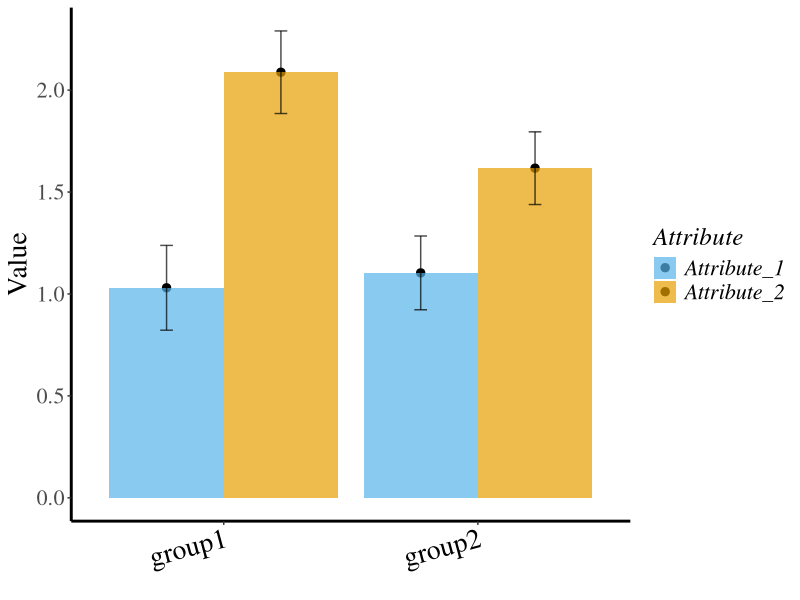
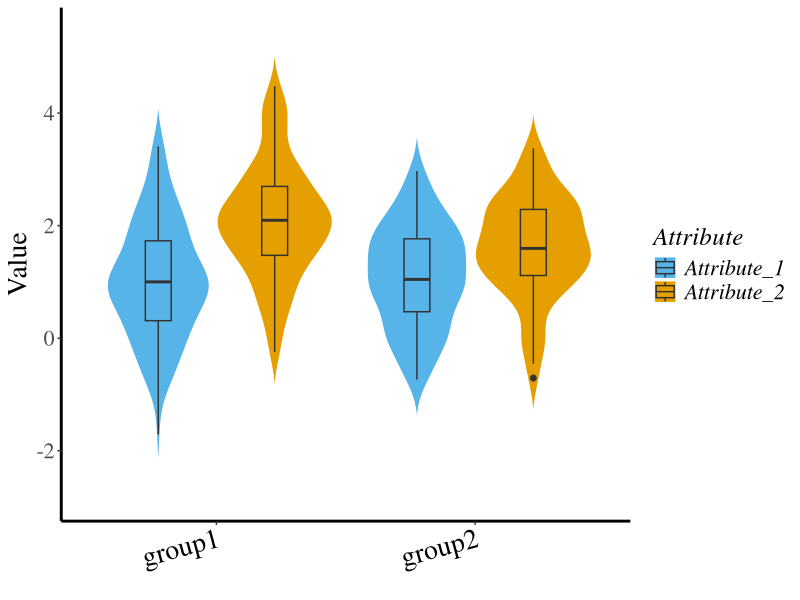
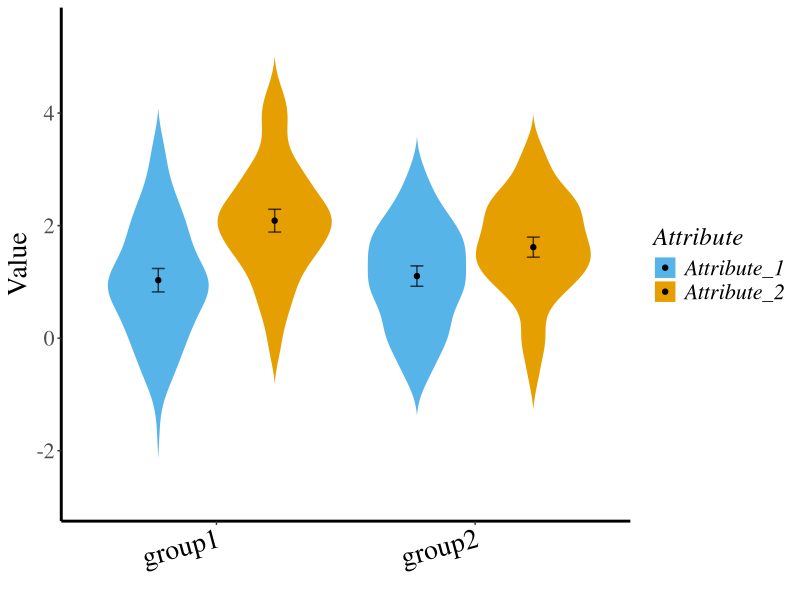
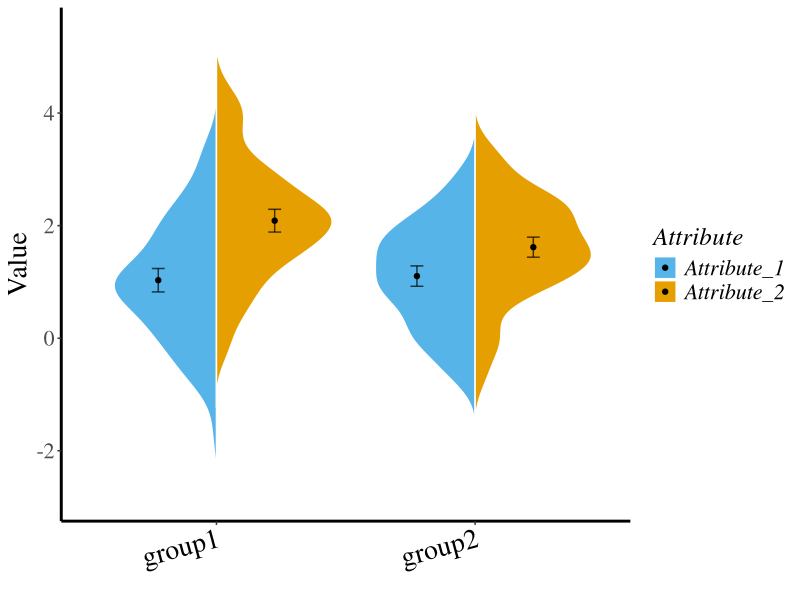

Here is the R script that generated these plots, in order:
## ---- chunk 1
knitr::opts_chunk$set(echo = TRUE)
## ---- chunk 2
rm(list=ls()) #清除工作区
library(ggplot2)

#生成模拟数据
Group <- rep(c("group1","group2"),each=200) #组别变量
Group <- factor(Group) #组别因子化
Attribute <- c(rep("Attribute_1",100),rep("Attribute_2",100),rep("Attribute_1",100),rep("Attribute_2",100)) #每个组别的两个属性
Attribute <- factor(Attribute) #属性因子化
value <- c(rnorm(100)+1,rnorm(100)+2,rnorm(100)+1.2,rnorm(100)+1.5) #随机赋值

Data <- data.frame(Group=Group,Attribute=Attribute,value=value) #生成数据框


#对数据进行统计的函数
#指定分组变量和求值变量后，可计算出不同分组变量(或分组变量间的组合)对应的求值变量的均值，标准差，标准误，置信区间ci

#汇总数据
#计算出计数，平均值，标准差，均值的标准误差和置信区间（默认为95％）
#data：一个数据框
#measurevar：包含要汇总的变量的列的名称
#groupvars：包含分组变量的列名称的向量
#na.rm：一个布尔值，表示是否忽略NA
## conf.interval：置信区间的百分比范围（默认为95％）

## Summarizes data.
## Gives count, mean, standard deviation, standard error of the mean, and confidence interval (default 95%).
##   data: a data frame.
##   measurevar: the name of a column that contains the variable to be summariezed
##   groupvars: a vector containing names of columns that contain grouping variables
##   na.rm: a boolean that indicates whether to ignore NA's
##   conf.interval: the percent range of the confidence interval (default is 95%)
summarySE <- function(data=NULL, measurevar, groupvars=NULL, na.rm=FALSE,
                      conf.interval=.95, .drop=TRUE) {
  library(plyr)
  
  # New version of length which can handle NA's: if na.rm==T, don't count them
  length2 <- function (x, na.rm=FALSE) {
    if (na.rm) sum(!is.na(x))
    else       length(x)
  }
  
  # This does the summary. For each group's data frame, return a vector with
  # N, mean, and sd
  datac <- ddply(data, groupvars, .drop=.drop,
                 .fun = function(xx, col) {
                   c(N    = length2(xx[[col]], na.rm=na.rm),
                     mean = mean   (xx[[col]], na.rm=na.rm),
                     sd   = sd     (xx[[col]], na.rm=na.rm)
                   )
                 },
                 measurevar
  )
  
  # Rename the "mean" column    
  datac <- rename(datac, c("mean" = measurevar))
  
  datac$se <- datac$sd / sqrt(datac$N)  # Calculate standard error of the mean
  
  # Confidence interval multiplier for standard error
  # Calculate t-statistic for confidence interval: 
  # e.g., if conf.interval is .95, use .975 (above/below), and use df=N-1
  ciMult <- qt(conf.interval/2 + .5, datac$N-1)
  datac$ci <- datac$se * ciMult
  
  return(datac)
}


#依据分组对vale进行统计
Data_summary <- summarySE(Data, measurevar="value", groupvars=c("Group","Attribute"))

P1 <- ggplot(Data_summary,aes(x=Group, y=value, fill=Attribute)) + #“fill=”设置填充颜色依据Attribute指定
  geom_point(aes(x=Group, y=value),pch=19,position=position_dodge(0.9),size=2.5)+ #绘制均值为点图
  geom_bar(stat = "identity",position = "dodge",alpha = 0.7) + #绘制条形图
  
  #如果误差条想表示标准差：请设置 ymin = value-sd, ymax=value+sd
  #如果误差条想表示标准误：请设置 ymin = value-se, ymax=value+se
  geom_errorbar(aes(ymin = value-ci, ymax=value+ci), #误差条表示95%的置信区间
                width=0.1, #误差条末端短横线的宽度
                position=position_dodge(0.9), 
                color="black",
                alpha = 0.7,
                size=0.5) +
  scale_fill_manual(values = c("#56B4E9", "#E69F00"))+ #设置填充颜色
  theme_bw()+ #背景变为白色
  theme(axis.text.x=element_text(angle=15,hjust = 1,colour="black",family="Times",size=20), #设置x轴刻度标签的字体显示倾斜角度为15度，并向下调整1(hjust = 1)，字体簇为Times大小为20
        axis.text.y=element_text(family="Times",size=16,face="plain"), #设置y轴刻度标签的字体簇，字体大小，字体样式为plain
        axis.title.y=element_text(family="Times",size = 20,face="plain"), #设置y轴标题的字体属性
        panel.border = element_blank(),axis.line = element_line(colour = "black",size=1), #去除默认填充的灰色，并将x=0轴和y=0轴加粗显示(size=1)
        legend.text=element_text(face="italic", family="Times", colour="black",  #设置图例的子标题的字体属性
                                 size=16),
        legend.title=element_text(face="italic", family="Times", colour="black", #设置图例的总标题的字体属性
                                  size=18),
        panel.grid.major = element_blank(),   #不显示网格线
        panel.grid.minor = element_blank())+  #不显示网格线
  ylab("Value")+xlab("") #设置x轴和y轴的标题

  P1
  jpeg(file = "results_Value_1.jpg",width =1600,height = 2000,units = "px",res =300) #结果保存
  print(P1)
  dev.off()
  

P2<- ggplot(Data, aes(x=Group, y=value,fill=Attribute)) + 
  geom_violin(trim=FALSE,color="white") + #绘制小提琴图, “color=”设置小提琴图的轮廓线的颜色(以下设为背景为白色，其实表示不要轮廓线)
  #"trim"如果为TRUE(默认值),则将小提琴的尾部修剪到数据范围。如果为FALSE,不修剪尾部。
  geom_boxplot(width=0.2,position=position_dodge(0.9))+ #绘制箱线图
  scale_fill_manual(values = c("#56B4E9", "#E69F00"))+ #设置填充的颜色
  theme_bw()+ #背景变为白色
  theme(axis.text.x=element_text(angle=15,hjust = 1,colour="black",family="Times",size=20), #设置x轴刻度标签的字体显示倾斜角度为15度，并向下调整1(hjust = 1)，字体簇为Times大小为20
        axis.text.y=element_text(family="Times",size=16,face="plain"), #设置y轴刻度标签的字体簇，字体大小，字体样式为plain
        axis.title.y=element_text(family="Times",size = 20,face="plain"), #设置y轴标题的字体属性
        panel.border = element_blank(),axis.line = element_line(colour = "black",size=1), #去除默认填充的灰色，并将x=0轴和y=0轴加粗显示(size=1)
        legend.text=element_text(face="italic", family="Times", colour="black",  #设置图例的子标题的字体属性
                                 size=16),
        legend.title=element_text(face="italic", family="Times", colour="black", #设置图例的总标题的字体属性
                                  size=18),
        panel.grid.major = element_blank(),   #不显示网格线
        panel.grid.minor = element_blank())+  #不显示网格线
  ylab("Value")+xlab("") #设置x轴和y轴的标题
  
P2

jpeg(file = "results_Value_2.jpg",width =1600,height = 2000,units = "px",res =300) #结果保存
print(P2)
dev.off()

P3 <- ggplot(Data, aes(x=Group, y=value,fill=Attribute)) + 
  geom_violin(trim=FALSE,color="white") + #绘制小提琴图
  geom_point(data = Data_summary,aes(x=Group, y=value),pch=19,position=position_dodge(0.9),size=1.5)+ #绘制均值为点图
  geom_errorbar(data = Data_summary,aes(ymin = value-ci, ymax=value+ci), #误差条表示95%的置信区间
                width=0.1, #误差条末端短横线的宽度
                position=position_dodge(0.9), 
                color="black",
                alpha = 0.7,
                size=0.5) +
  scale_fill_manual(values = c("#56B4E9", "#E69F00"))+ #设置填充的颜色
  theme_bw()+ #背景变为白色
  theme(axis.text.x=element_text(angle=15,hjust = 1,colour="black",family="Times",size=20), #设置x轴刻度标签的字体显示倾斜角度为15度，并向下调整1(hjust = 1)，字体簇为Times大小为20
        axis.text.y=element_text(family="Times",size=16,face="plain"), #设置y轴刻度标签的字体簇，字体大小，字体样式为plain
        axis.title.y=element_text(family="Times",size = 20,face="plain"), #设置y轴标题的字体属性
        panel.border = element_blank(),axis.line = element_line(colour = "black",size=1), #去除默认填充的灰色，并将x=0轴和y=0轴加粗显示(size=1)
        legend.text=element_text(face="italic", family="Times", colour="black",  #设置图例的子标题的字体属性
                                 size=16),
        legend.title=element_text(face="italic", family="Times", colour="black", #设置图例的总标题的字体属性
                                  size=18),
        panel.grid.major = element_blank(),   #不显示网格线
        panel.grid.minor = element_blank())+  #不显示网格线
  ylab("Value")+xlab("") #设置x轴和y轴的标题

P3 

jpeg(file = "results_Value_3.jpg",width =1600,height = 2000,units = "px",res =300) #结果保存
print(P3)
dev.off()

GeomSplitViolin <- ggproto(
  "GeomSplitViolin", 
  GeomViolin, 
  draw_group = function(self, data, ..., draw_quantiles = NULL) {
    data <- transform(data, 
                      xminv = x - violinwidth * (x - xmin), 
                      xmaxv = x + violinwidth * (xmax - x))
    grp <- data[1,'group']
    newdata <- plyr::arrange(
      transform(data, x = if(grp%%2==1) xminv else xmaxv), 
      if(grp%%2==1) y else -y
    )
    newdata <- rbind(newdata[1, ], newdata, newdata[nrow(newdata), ], newdata[1, ])
    newdata[c(1,nrow(newdata)-1,nrow(newdata)), 'x'] <- round(newdata[1, 'x']) 
    if (length(draw_quantiles) > 0 & !scales::zero_range(range(data$y))) {
      stopifnot(all(draw_quantiles >= 0), all(draw_quantiles <= 1))
      quantiles <- ggplot2:::create_quantile_segment_frame(data, draw_quantiles)
      aesthetics <- data[rep(1, nrow(quantiles)), setdiff(names(data), c("x", "y")), drop = FALSE]
      aesthetics$alpha <- rep(1, nrow(quantiles))
      both <- cbind(quantiles, aesthetics)
      quantile_grob <- GeomPath$draw_panel(both, ...)
      ggplot2:::ggname("geom_split_violin", 
                       grid::grobTree(GeomPolygon$draw_panel(newdata, ...), quantile_grob))
    } else {
      ggplot2:::ggname("geom_split_violin", GeomPolygon$draw_panel(newdata, ...))
    }
  }
)

geom_split_violin <- function (mapping = NULL, 
                               data = NULL, 
                               stat = "ydensity", 
                               position = "identity", ..., 
                               draw_quantiles = NULL, 
                               trim = TRUE, 
                               scale = "area", 
                               na.rm = FALSE, 
                               show.legend = NA, 
                               inherit.aes = TRUE) {
  layer(data = data, 
        mapping = mapping, 
        stat = stat, 
        geom = GeomSplitViolin, 
        position = position, 
        show.legend = show.legend, 
        inherit.aes = inherit.aes, 
        params = list(trim = trim, 
                      scale = scale, 
                      draw_quantiles = draw_quantiles, 
                      na.rm = na.rm, ...)
  )
}

P4 <- ggplot(data=Data, aes(x=Group, y=value,fill=Attribute)) + 
  geom_split_violin(trim=FALSE,color="white") + #绘制分半的小提琴图
  geom_point(data = Data_summary,aes(x=Group, y=value),pch=19,position=position_dodge(0.9),size=1.5)+ #绘制均值为点图
  geom_errorbar(data = Data_summary,aes(ymin = value-ci, ymax=value+ci), #误差条表示95%的置信区间
                width=0.1, #误差条末端短横线的宽度
                position=position_dodge(0.9), 
                color="black",
                alpha = 0.7,
                size=0.5) +
  scale_fill_manual(values = c("#56B4E9", "#E69F00"))+ #设置填充的颜色
  theme_bw()+ #背景变为白色
  theme(axis.text.x=element_text(angle=15,hjust = 1,colour="black",family="Times",size=20), #设置x轴刻度标签的字体显示倾斜角度为15度，并向下调整1(hjust = 1)，字体簇为Times大小为20
        axis.text.y=element_text(family="Times",size=16,face="plain"), #设置y轴刻度标签的字体簇，字体大小，字体样式为plain
        axis.title.y=element_text(family="Times",size = 20,face="plain"), #设置y轴标题的字体属性
        panel.border = element_blank(),axis.line = element_line(colour = "black",size=1), #去除默认填充的灰色，并将x=0轴和y=0轴加粗显示(size=1)
        legend.text=element_text(face="italic", family="Times", colour="black",  #设置图例的子标题的字体属性
                                 size=16),
        legend.title=element_text(face="italic", family="Times", colour="black", #设置图例的总标题的字体属性
                                  size=18),
        panel.grid.major = element_blank(),   #不显示网格线
        panel.grid.minor = element_blank())+  #不显示网格线
  ylab("Value")+xlab("") #设置x轴和y轴的标题

P4

jpeg(file = "results_Value_4.jpg",width =1600,height = 2000,units = "px",res =300) #结果保存
print(P4)
dev.off()
